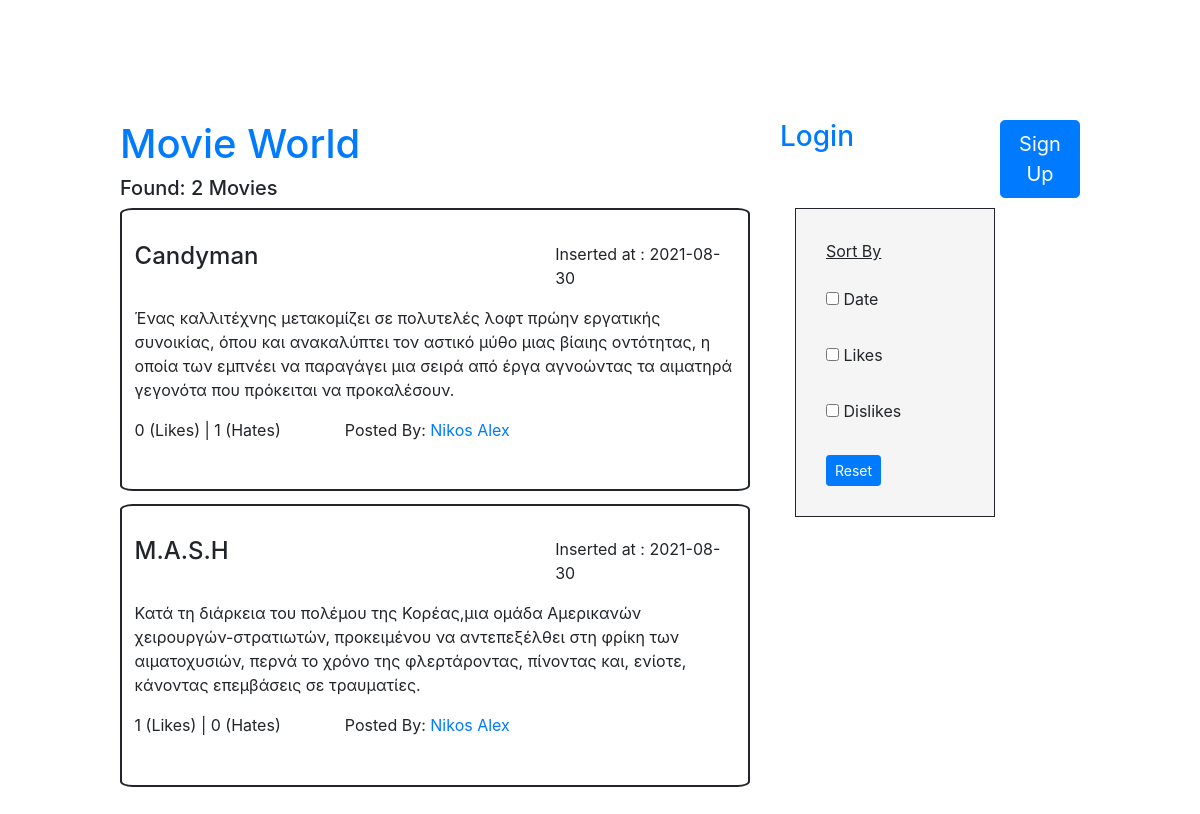
The page /user_movies.php?movieSelectedUserId=18 on the database its author committed.
### tables this page shows
CREATE TABLE `movies` (
  `movie_id` int(10) NOT NULL,
  `movie_title` varchar(255) NOT NULL,
  `movie_description` varchar(255) NOT NULL,
  `movie_upload_date` date NOT NULL,
  `movie_user_id` int(10) NOT NULL,
  `movie_likes` int(10) NOT NULL,
  `movie_hates` int(10) NOT NULL
);

CREATE TABLE `users` (
  `user_id` int(10) NOT NULL,
  `user_name` varchar(255) NOT NULL,
  `user_surname` varchar(255) NOT NULL,
  `user_email` varchar(255) NOT NULL,
  `user_password` varchar(255) NOT NULL
);

### user_movies.php (the view, shortened to what this page needs)
<?php
include "up.php";
$movieSelectedUserId=$_GET['movieSelectedUserId'];
?>
<div class="header">
   <div class="row">
     <div class="col-md-8">
	<h1><a href="index.php">Movie World</a></h1>
	   <?php
	     $query = "SELECT movie_id FROM movies WHERE movie_user_id = $movieSelectedUserId ORDER BY movie_id";
	     $query_run = mysqli_query($conn, $query);
	     $row1 = mysqli_num_rows($query_run);
	     echo '<h5> Found: '.$row1.' Movies</h5>';
            ?>
       </div>
       <div class="col-md-4">
       	  <div class="row">
	     	<div class="col-md-8">
		<?php
			   $getMovies="SELECT * from movies WHERE movie_user_id = $movieSelectedUserId ;";
			   $getMoviesResult=mysqli_query($conn,$getMovies);
			while($movieRows=mysqli_fetch_array($getMoviesResult))
			{
			   $movieUserId=$movieRows['movie_user_id'];
			   $getMovieUser="SELECT user_id, user_name , user_surname FROM users WHERE user_id= $movieUserId;";
			   $getMovieUserResult=mysqli_query($conn,$getMovieUser);
			   $userRows=mysqli_fetch_array($getMovieUserResult);
			   $userFirstName=$userRows['user_name'];
			   $userLastName=$userRows['user_surname'];
			   $userFullName=$userFirstName.' '. $userLastName;
		}
				if (isset ($_SESSION['logged_in']))
				{
					$loggedUserId=$_SESSION['id'];
					$getLoggedUser="SELECT * FROM users WHERE user_id= $loggedUserId;";
					$LoggedUserResult=mysqli_query($conn,$getLoggedUser);
					$LoggedUserRow=mysqli_fetch_array($LoggedUserResult);
					$logginUserFirstName=$LoggedUserRow['user_name'];
					$logginUserLastName=$LoggedUserRow['user_surname'];
					$logginUserFullName	=$logginUserFirstName.' '.$logginUserLastName;
				  echo '<br>Welcome Back:<a href="user_movies.php?movieSelectedUserId='.$movieUserId.'"> '.$logginUserFullName.'</a>';
				}
				else
				{
				  echo'<h3> <a href="login.php">Login</a><h3>';
				}
				?>
		</div>
		<div class="col-md-4">
		<?php
		if (isset ($_SESSION['logged_in']))
		{
		  echo'<h2><a href="logout.php">Logout</a> <h2>';
		}
		else
		{
		  echo'<button type="button" class="btn btn-primary btn-lg" ><a style= "color:#fff;" href="signupview.php">Sign Up</a></button>';
		}
		?>
		</div>
       	  </div>
       </div>
   </div>
<div class="row">
   <div class="col-md-8" id="movie-box-1">
	<?php
	$getMovies="SELECT * from movies WHERE movie_user_id = $movieSelectedUserId;";
	$getMoviesResult=mysqli_query($conn,$getMovies);
	while($movieRows=mysqli_fetch_array($getMoviesResult))
	{
	   $movieTitle =$movieRows['movie_title'] ;
	   $movieDescription=$movieRows['movie_description'] ;
	   $movieUserId=$movieRows['movie_user_id'];
	   $insertDate=$movieRows['movie_upload_date'] ;
	   $movieLikes=$movieRows['movie_likes'];
	   $movieHates=$movieRows['movie_hates'];
	   $getMovieUser="SELECT user_id, user_name , user_surname FROM users WHERE user_id= $movieUserId;";
	   $getMovieUserResult=mysqli_query($conn,$getMovieUser);
	   $userRows=mysqli_fetch_array($getMovieUserResult);
	   $userId=$userRows['user_id'];
	   $userFirstName=$userRows['user_name'];
	   $userLastName=$userRows['user_surname'];
?>
<?php
	    if (isset ($_SESSION['logged_in']))
	    {
		if($userId == $_SESSION['id'])
		{
		  $userFullName='You';
		}
		else
		{
		  $userFullName=$userFirstName.' '. $userLastName ;
		}
	    }
	    else
	    {
		$userFullName=$userFirstName.' '. $userLastName ;
	    }
	    echo'
	   <div class="movie-box">
	      <div class="row">
	         <div class="col-md-8">
		    <h4> '.$movieTitle.' </h4>
	         </div>
		 <div class="col-md-4">
		    <p> Inserted at : '.$insertDate.' </p>
		 </div>
	      </div>
	         <div class="movie-description">
	            <p> '.$movieDescription.' </p>
	         </div>
	      <div class="row">
		  <div class="col-md-4">
		      <span> '.$movieLikes.' (Likes) </span>|<span> '.$movieHates.' (Hates)</span>
	          </div>';
			echo'
			<div class="col-md-4">
				<p>Posted By:<a href="user_movies.php?movieSelectedUserId='.$movieUserId.'"> '.$userFullName.' </a></p>
			</div>
		</div>
	     </div> ';
	}  ?>
      </div>
     <div class="col-md-4">
	  <div class="filter-box">
		<u>Sort By</u><br><br>
	     <input type="checkbox" id="date1" name="date-box" value="Date">
	      <label for="date1"> Date</label><br><br>
	     <input type="checkbox" id="likes1" name="like-box" value="Likes">
	      <label for="likes1"> Likes</label><br><br>
	     <input type="checkbox" id="hates1" name="hate-box" value="Dislikes">
		<label for="dislikes1"> Dislikes</label><br><br>
		<a href="user_movies.php?movieSelectedUserId=<?php  echo $movieSelectedUserId; ?>"><button type="submit" class="btn btn-primary btn-sm">Reset</button></a>
	   </div>
	</div>
</div>
</div>

### css/style.css (style rules this page uses)
body { padding: 10%; }
.movie-box { border:2px solid; padding:5% 2%; border-radius:2%; margin-bottom: 2%; }
.filter-box { border:1px solid; background-color:#f5f5f5; padding:10%; margin-left:5%; width: 200px; }

### rows shown on the page
movies: movie_title "Candyman", movie_upload_date "2021-08-30", movie_description "Ένας καλλιτέχνης μετακομίζει σε πολυτελές λοφτ πρώην εργατικής συνοικίας, όπου και ανακαλύπτει τον αστικό μύθο μιας βίαιης οντότητας, η οποία των εμπνέει να παραγάγει μια σειρά από έργα αγνοώντας τα αιματηρά γεγονότα που πρόκειται να προκαλέσουν.", movie_likes "0", movie_hates "1", movie_user.user_surname "Nikos Alex"
movies: movie_title "M.A.S.H", movie_upload_date "2021-08-30", movie_description "Κατά τη διάρκεια του πολέμου της Κορέας,μια ομάδα Αμερικανών χειρουργών-στρατιωτών, προκειμένου να αντεπεξέλθει στη φρίκη των αιματοχυσιών, περνά το χρόνο της φλερτάροντας, πίνοντας και, ενίοτε, κάνοντας επεμβάσεις σε τραυματίες.", movie_likes "1", movie_hates "0", movie_user.user_surname "Nikos Alex"

### other values the page prints
$row1 "2"
